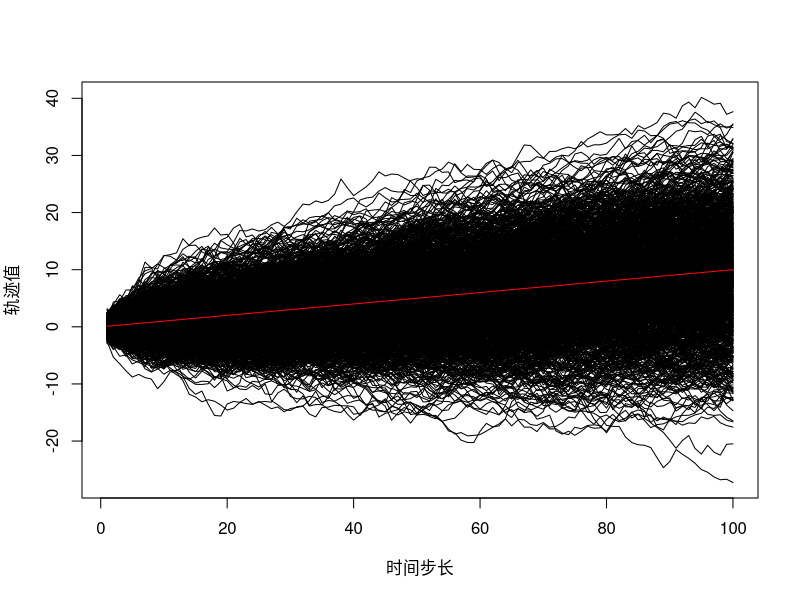
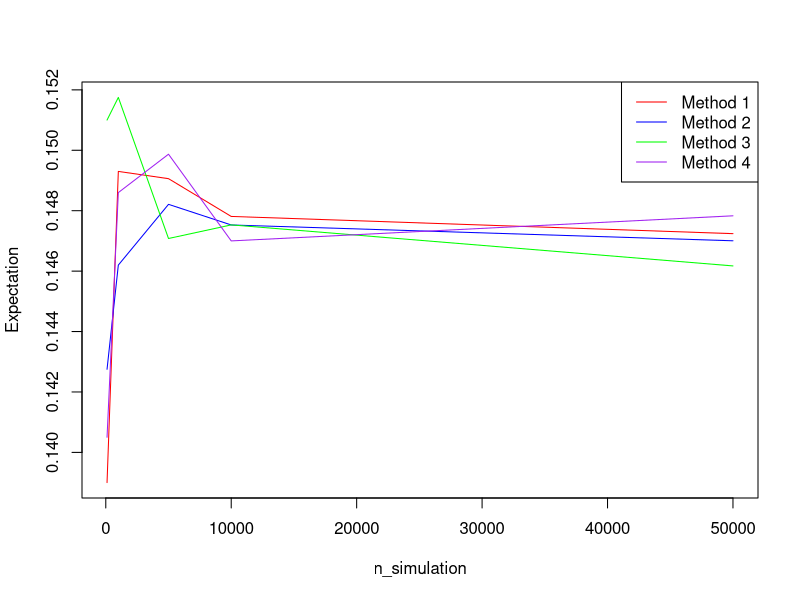
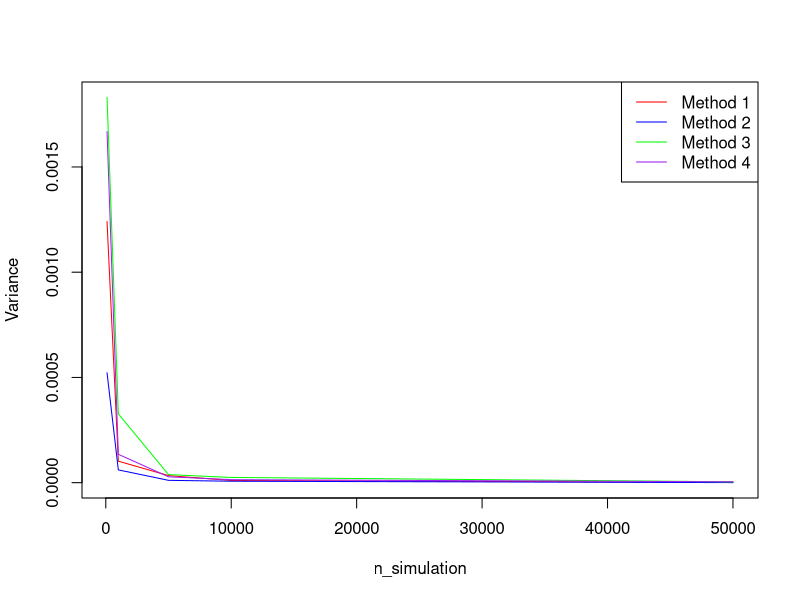
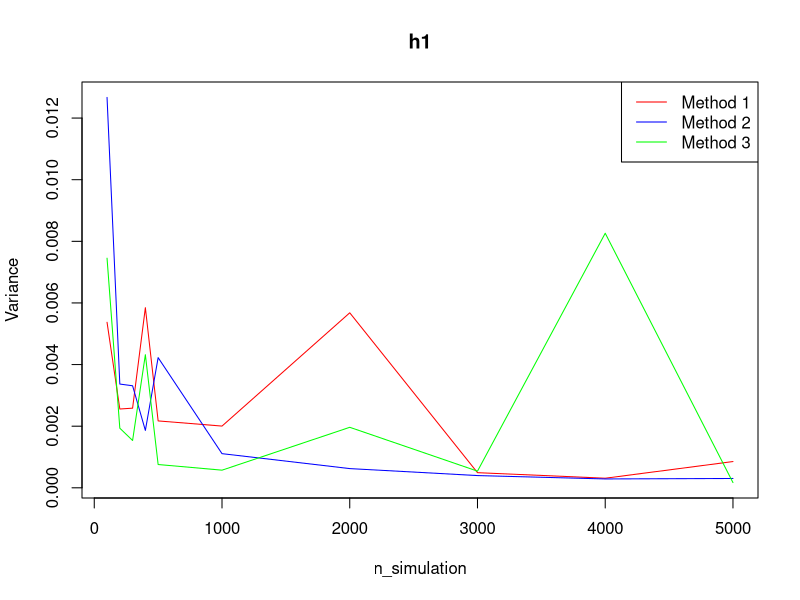
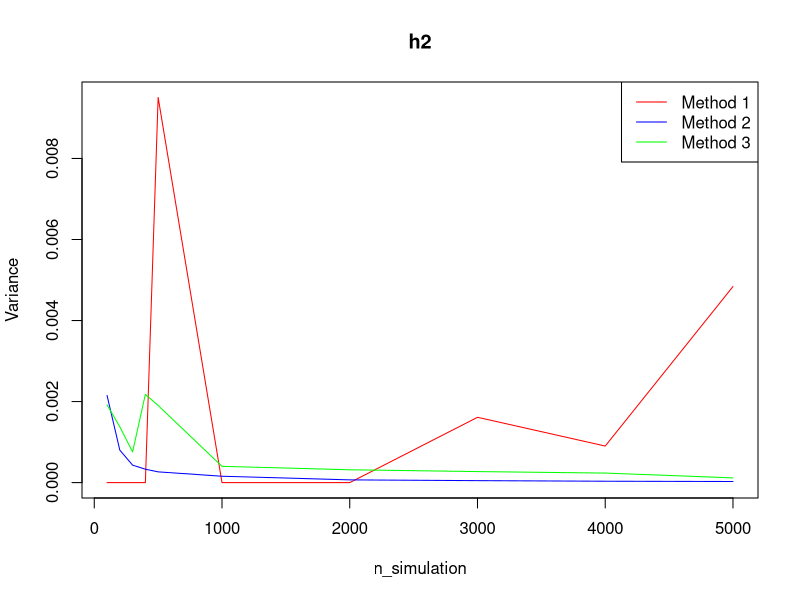
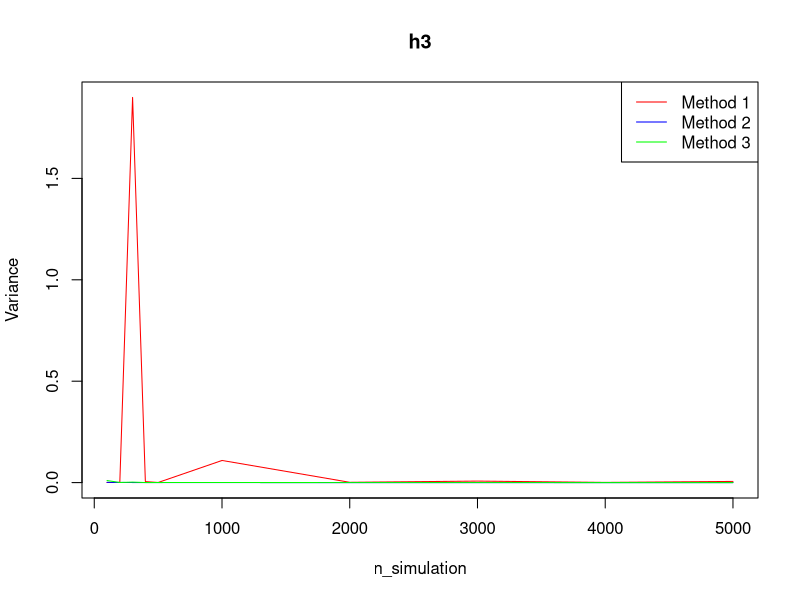

Write R code to recreate these figures, in order.
## ---- chunk 1
## question2
driftBt<-function( n, drift, var=1) {
  # n: 轨迹点的数量
  # drift: 漂移参数
  # var: Bt的标准差
  
  # 生成离散正态并累加获得布朗运动轨迹
  Bt <- cumsum(rnorm(n, mean = 0, sd = var))
  # 生成偏移量
  offset <- seq(0, n-1) * drift
  # 添加偏移量到布朗运动轨迹
  drift_Bt <- Bt + offset
  return(drift_Bt)
}
n <- 100
q <- 0.1
repeat_time <- 1000
# 生成1000次带偏移的布朗运动轨迹
trajectories <- replicate(repeat_time, driftBt(n,q))
# 绘制轨迹
plot(1:n, trajectories[,1], type = "l",
     xlab = "时间步长", ylab = "轨迹值",ylim = range(trajectories))
for (i in 2:repeat_time) {
  lines(1:n, trajectories[,i])
}
lines(1:n,0.1*1:n,col='red')
## ---- chunk 2
simulate_and_ptail<- function(n_simulations,n_repeats) {
  probs<-matrix(nrow = 4, ncol = n_repeats)
  for ( i in 1:n_repeats) {
    # 生成服从柯西分布的随机样本
    samples <- rcauchy(n_simulations, location = 0, scale = 1)
    # 积分1计算尾巴大于2的样本比例
    probs[1,i] <- sum(samples > 2) / n_simulations
    # 积分2计算尾巴大于2的样本比例
    probs[2,i] <- 0.5* sum(abs(samples) > 2) / n_simulations
    # 积分3计算尾巴大于2的样本比例
    probs[3,i] <- 0.5- sum(0<samples & samples<2) / n_simulations
    # 积分4计算尾巴大于2的样本比例
    probs[4,i] <-  sum(0<samples & samples<0.5) / n_simulations
  }
  # 返回四种方法的尾端概率的均值方差，拼成一行
  return(c(rowMeans(probs),apply(probs, MARGIN = 1, FUN = var)))
}


# 设置模拟次数和重复次数
n_simulations <- c(100, 1000, 5000, 10000, 50000)
n_repeats <- 20

#
probs= matrix(nrow = length(n_simulations) ,ncol = 8 )
for ( i in 1:length(n_simulations)) {
  probs[i,] <- simulate_and_ptail(n_simulations[i],20)
}

# 提取期望和方差数据，每列表示一种方法随模拟次数的变化
expectation <- probs[, 1:4]
variance <- probs[, 5:8]


# 绘制期望随n_simulation的变化
plot(n_simulations,expectation[, 1], type = "l", xlab = "n_simulation", ylab = "Expectation", col = "red", ylim = range(expectation))
lines(n_simulations,expectation[, 2], col = "blue")
lines(n_simulations,expectation[, 3], col = "green")
lines(n_simulations,expectation[, 4], col = "purple")
legend("topright", legend = c("Method 1", "Method 2", "Method 3", "Method 4"), col = c("red", "blue", "green", "purple"), lty = 1)

# 绘制方差随n_simulation的变化
plot(n_simulations,variance[, 1], type = "l", xlab = "n_simulation", ylab = "Variance", col = "red", ylim = range(variance))
lines(n_simulations,variance[, 2], col = "blue")
lines(n_simulations,variance[, 3], col = "green")
lines(n_simulations,variance[, 4], col = "purple")
legend("topright", legend = c("Method 1", "Method 2", "Method 3", "Method 4"), col = c("red", "blue", "green", "purple"), lty = 1)

## ---- chunk 3
## 蒙特卡洛方法模拟
MC_simulate_mean<- function(n_simulations,h,f) {
  samples <- f(n_simulations)
  ehm <- mean(h(samples))
  evar_ehm <- var(h(samples))/n_simulations
  return(c(ehm,evar_ehm))
}
## 重要性采样模拟
IS_simulate_mean <- function(n_simulations,h,f,g) {
  samples <- g(n_simulations)
  ehm <- (h(samples) %*% (f(samples)/g(samples))) / n_simulations
  evar_ehm <- (h(samples)^2 %*% (f(samples)^2/g(samples)^2)) / n_simulations^2 -ehm^2/ n_simulations
  return(c(ehm,evar_ehm))
}
f <- function(item) {
  if (length(item)==1) {
    return(rt(item,df=df)*sigma+theta)
  }
  return(dt((item-theta)/sigma,df=df)/sigma)
}
g1 <- function(item) {
  if (length(item)==1) {
    return(rcauchy(item, location = 0, scale = 1))
  }
  return(dcauchy(item, location = 0, scale = 1))
}
g2 <- function(item) {
  if (length(item)==1) {
    return(rnorm(item,mean=0,sd= (df/(df-2))^0.5))
  }
  return(dnorm(item,mean=0,sd= (df/(df-2))^0.5))
}
h1 <- function(x) {return(abs(x/(1-x))^0.5)}
h2 <- function(x) {return(x^5*(x>2.1))}
h3 <- function(x) {return(x^5/(1+(x-3)^2)*(x>=0))}
## 画每个hi的三种模拟方法方差图
myplot<- function(n_simulations,h){
  method1 <- matrix(nrow=length(n_simulations),ncol=2)
  method2 <- matrix(nrow=length(n_simulations),ncol=2)
  method3 <- matrix(nrow=length(n_simulations),ncol=2)
  for (i in 1:length(n_simulations)) {
    method1[i,]<-MC_simulate_mean(n_simulations[i],h,f)
    method2[i,]<-IS_simulate_mean(n_simulations[i],h,f,g1)
    method3[i,]<-IS_simulate_mean(n_simulations[i],h,f,g2)
  }
  plot(n_simulations,method1[,2], type = "l", xlab = "n_simulation", ylab = "Variance", col = "red", ylim = range(rbind(method1[,2],method2[,2],method3[,2])),main=paste(deparse(substitute(h))))
  lines(n_simulations,method2[,2], col = "blue" )
  lines(n_simulations,method3[,2], col = "green")
  legend("topright", legend = c("Method 1", "Method 2", "Method 3"), col = c("red", "blue", "green"), lty = 1)
}

df <- 10 # 自由度
theta <- 0 # t位置参数
sigma <- 0.5 # t标准差
myplot(c(100,200,300,400,500,1000,2000,3000,4000,5000),h1)
myplot(c(100,200,300,400,500,1000,2000,3000,4000,5000),h2)
myplot(c(100,200,300,400,500,1000,2000,3000,4000,5000),h3)
